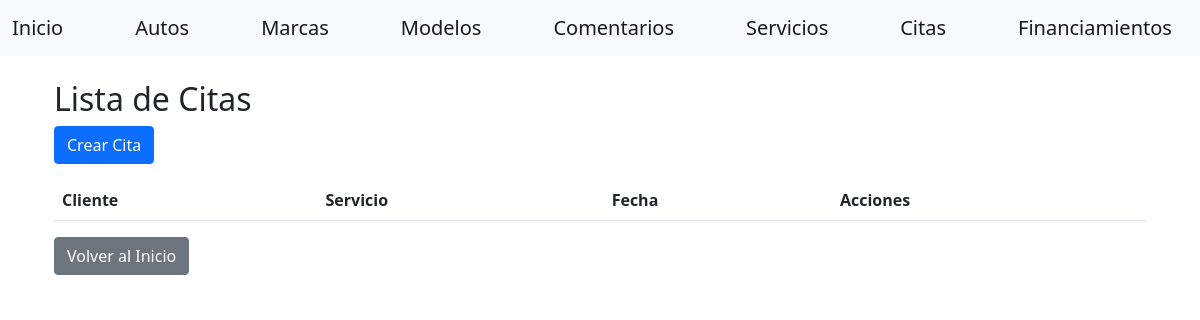
The app's page /gestion/citas/, older data.
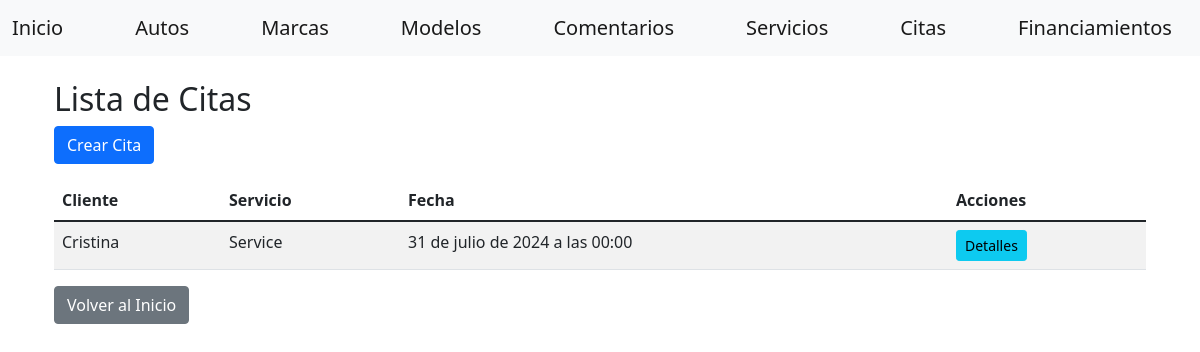
The same page, newer data.
### gestion/models.py (models this page shows, shortened)
class Cita(models.Model):
    cliente = models.ForeignKey(Cliente, on_delete=models.CASCADE)
    servicio = models.ForeignKey(Servicio, on_delete=models.CASCADE)
    fecha = models.DateTimeField()
    descripcion = models.TextField()

class Cliente(models.Model):
    user = models.OneToOneField(User, on_delete=models.CASCADE)
    telefono = models.CharField(max_length=15)
    direccion = models.CharField(max_length=255)

class Servicio(models.Model):
    nombre = models.CharField(max_length=100)
    descripcion = models.TextField()
    precio = models.DecimalField(max_digits=10, decimal_places=2)

### gestion/views/cita_view.py (the view)
# urls.py: path('citas/', cita_view.CitaListView.as_view(), name='cita-list'),
class CitaListView(View):
    def get(self, request, *args, **kwargs):
        repo = CitaRepository()
        citas = repo.get_all()
        return render(
            request,
            'citas/list.html',
            dict(
                citas=citas
            )
        )

### gestion/repositories/cita_repository.py (called while the page is built)
    def get_all(self) -> List[Cita]:
        return Cita.objects.all()

### gestion/templates/citas/list.html (shortened to what this page needs)
{% extends "home/base.html" %}
{% block content %}
<div class="container mt-3">
    <h2>Lista de Citas</h2>
    <a href="{% url 'cita-create' %}" class="btn btn-primary mb-3">Crear Cita</a>
    <table class="table table-striped">
        <thead>
            <tr>
                <th>Cliente</th>
                <th>Servicio</th>
                <th>Fecha</th>
                <th>Acciones</th>
            </tr>
        </thead>
        <tbody>
            {% for cita in citas %}
                <tr>
                    <td>{{ cita.cliente.user.username }}</td>
                    <td>{{ cita.servicio.nombre }}</td>
                    <td>{{ cita.fecha }}</td>
                    <td>
                        <a href="{% url 'cita-detail' cita.id %}" class="btn btn-info btn-sm">Detalles</a>
                    </td>
                </tr>
            {% endfor %}
        </tbody>
    </table>
    <a href="{% url 'index' %}" class="btn btn-secondary">Volver al Inicio</a>
</div>
{% endblock %}

Row changes from the older to the newer data that the page shows:
added Cita: cliente.user.username "Cristina", servicio.nombre "Service", fecha "31 de julio de 2024 a las 00:00"
